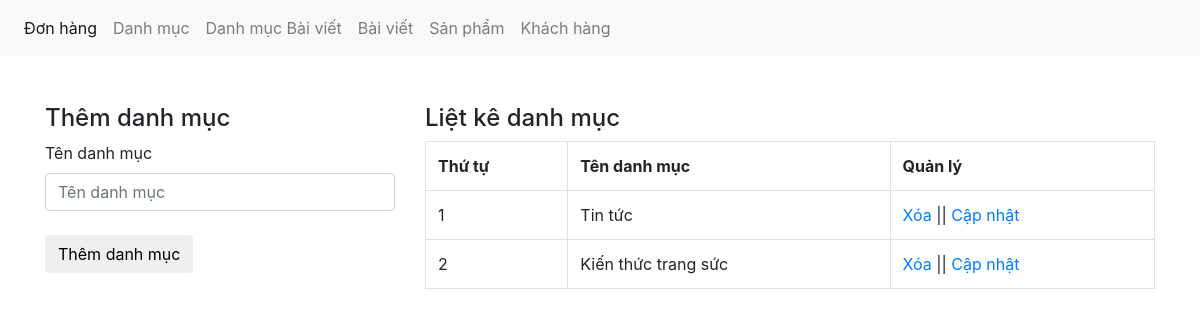
/admin/xulydanhmucbaiviet.php, run on the app's committed database.
### tables this page shows
CREATE TABLE IF NOT EXISTS `tbl_danhmuc_tin` (
  `danhmuctin_id` int NOT NULL AUTO_INCREMENT,
  `tendanhmuc` varchar(100) NOT NULL,
  PRIMARY KEY (`danhmuctin_id`)
);

### admin/xulydanhmucbaiviet.php (the view, shortened to what this page needs)
<?php
	include('../db/connect.php');
?>
<!DOCTYPE html>
<html lang="en">
<head>
	<link href="../css/bootstrap.css" rel="stylesheet" type="text/css" media="all" />
</head>
<body>
	<nav class="navbar navbar-expand-lg navbar-light bg-light">
	  <div class="collapse navbar-collapse" id="navbarNav">
	    <ul class="navbar-nav">
	      <li class="nav-item active">
	        <a class="nav-link" href="xulydonhang.php">Đơn hàng <span class="sr-only">(current)</span></a>
	      </li>
	      <li class="nav-item">
	        <a class="nav-link" href="xulydanhmuc.php">Danh mục</a>
	      </li>
	      <li class="nav-item">
	        <a class="nav-link" href="xulydanhmucbaiviet.php">Danh mục Bài viết</a>
	      </li>
	         <li class="nav-item">
	        <a class="nav-link" href="xulybaiviet.php">Bài viết</a>
	      </li>
	      <li class="nav-item">
	        <a class="nav-link" href="xulysanpham.php">Sản phẩm</a>
	      </li>
	       <li class="nav-item">
	         <a class="nav-link" href="xulykhachhang.php">Khách hàng</a>
	      </li>
	    </ul>
	  </div>
	</nav><br><br>
	<div class="container">
		<div class="row">
			<?php
			if(isset($_GET['quanly'])=='capnhat'){
				$id_capnhat = $_GET['id'];
				$sql_capnhat = mysqli_query($con,"SELECT * FROM tbl_danhmuc_tin WHERE danhmuctin_id='$id_capnhat'");
				$row_capnhat = mysqli_fetch_array($sql_capnhat);
				?>
				<div class="col-md-4">
				<h4>Cập nhật danh mục</h4>
				<label>Tên danh mục</label>
				<form action="" method="POST">
					<input type="text" class="form-control" name="danhmuc" value="<?php echo $row_capnhat['tendanhmuc'] ?>"><br>
					<input type="hidden" class="form-control" name="id_danhmuc" value="<?php echo $row_capnhat['danhmuctin_id'] ?>">
					<input type="submit" name="capnhatdanhmuc" value="Cập nhật danh mục" class="btn btn-default">
				</form>
				</div>
			<?php
			}else{
				?>
				<div class="col-md-4">
				<h4>Thêm danh mục</h4>
				<label>Tên danh mục</label>
				<form action="" method="POST">
					<input type="text" class="form-control" name="danhmuc" placeholder="Tên danh mục"><br>
					<input type="submit" name="themdanhmuc" value="Thêm danh mục" class="btn btn-default">
				</form>
				</div>
				<?php
			}
				?>
			<div class="col-md-8">
				<h4>Liệt kê danh mục</h4>
				<?php
				$sql_select = mysqli_query($con,"SELECT * FROM tbl_danhmuc_tin ORDER BY danhmuctin_id DESC");
				?>
				<table class="table table-bordered ">
					<tr>
						<th>Thứ tự</th>
						<th>Tên danh mục</th>
						<th>Quản lý</th>
					</tr>
					<?php
					$i = 0;
					while($row_category = mysqli_fetch_array($sql_select)){
						$i++;
					?>
					<tr>
						<td><?php echo $i; ?></td>
						<td><?php echo $row_category['tendanhmuc'] ?></td>
						<td><a href="?xoa=<?php echo $row_category['danhmuctin_id'] ?>">Xóa</a> || <a href="?quanly=capnhat&id=<?php echo $row_category['danhmuctin_id'] ?>">Cập nhật</a></td>
					</tr>
					<?php
					}
					?>
				</table>
			</div>
		</div>
	</div>
</body>
</html>

### data on the page
tbl_danhmuc_tin: tendanhmuc "Tin tức"
tbl_danhmuc_tin: tendanhmuc "Kiến thức trang sức"
